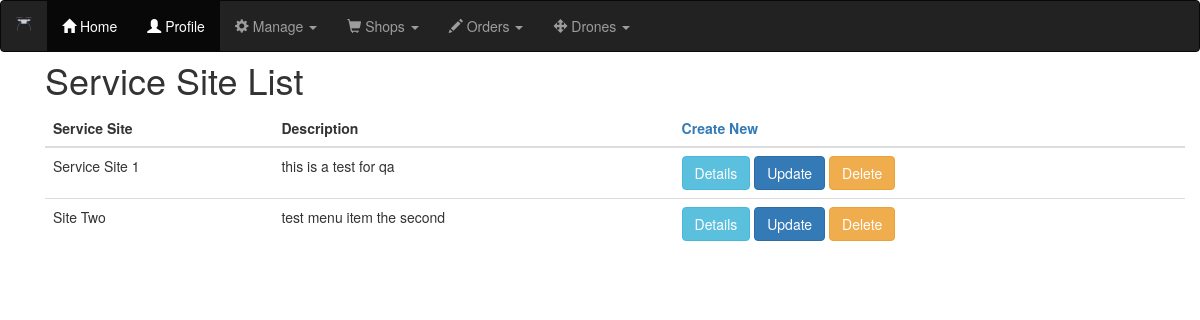
Page /shops/service_site_list on the earlier database version.
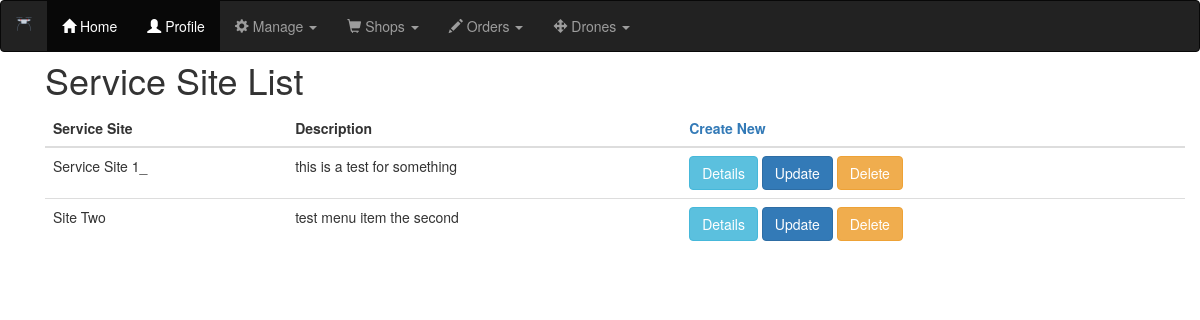
Same page on the later database version.
### shops/models.py (models this page shows, shortened)
class ServiceSite(models.Model): #Locations where there is a drone service
    name = models.CharField(max_length=20,blank=False)
    description = models.CharField(max_length=50, blank=True)
    lat = models.FloatField(null=True)
    long = models.FloatField(null=True)
    radius = models.IntegerField(default=10)

### shops/views.py (the view)
# urls.py: path('service_site_list',ServiceSiteListView.as_view(),name='service_site_list'),
class ServiceSiteListView(ListView):
    model = ServiceSite
    template_name = 'service_sites/servicesite_list.html'

### shops/templates/service_sites/servicesite_list.html
<!DOCTYPE html>
{% extends "base.html" %}
{% block content %}
<div class="container">
<br><br>
  <h1>Service Site List</h1>
<table class="table">
  <thead>
    <th>Service Site</th><th>Description</th><th class='right_handed'> <a href="{% url 'shops:service_site_create' %}">Create New</a></th>
  </thead>
  <tbody>
  {% for servicesite in object_list %}
    <tr class="default">
      <td>{{ servicesite.name }}</td>
      <td>{{ servicesite.description }}</td>
      <td>
        <a href="service_site/{{servicesite.id}}/detail"><button type="button" class="btn btn-info">Details</button></a>
        <a href="{% url 'shops:service_site_update' servicesite.id %}"><button type="button" class="btn btn-primary">Update</button></a>
        <a href="{% url 'shops:service_site_delete' servicesite.id %}"><button type="button" class="btn btn-warning">Delete</button></a>
      </td>
    </tr>
  {% endfor %}
</tbody>
</table>
</div>
{% endblock %}

Differences in the rows shown:
changed ServiceSite: name "Service Site 1" → "Service Site 1_"; description "this is a test for qa" → "this is a test for something"
